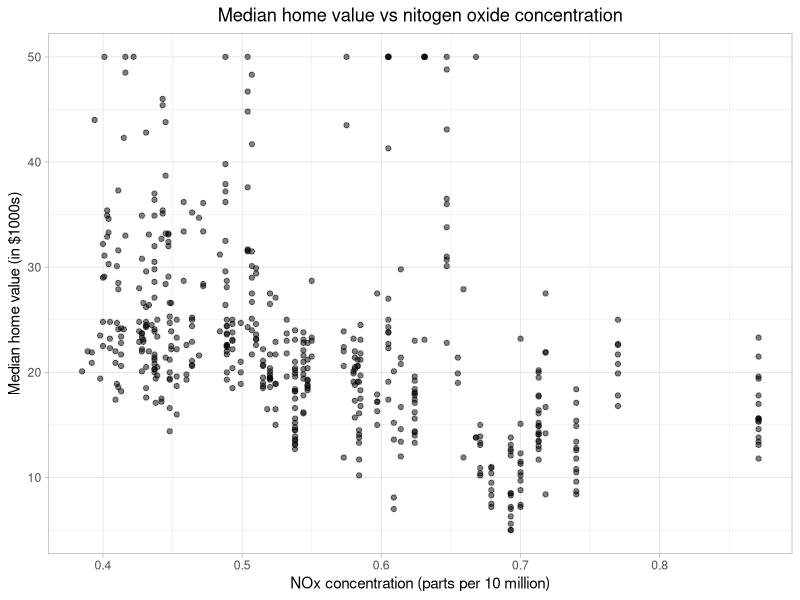
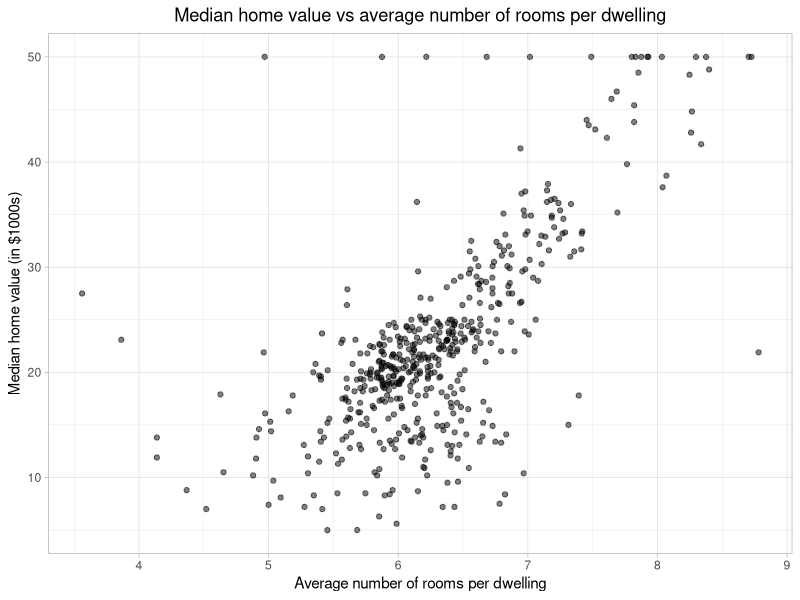

Reproduce these figures in R, in order.
## ---- chunk 1
library(MASS)
?Boston
Boston <- Boston
## ---- chunk 2
# Create the first scatterplot 
library(ggplot2)
plot1 <- ggplot(Boston, aes(x=nox, y=medv)) + geom_point(alpha=.5)
plot1 + labs(title="Median home value vs nitogen oxide concentration", 
         y="Median home value (in $1000s)", x="NOx concentration (parts per 10 million)") + 
  theme_light() + theme(plot.title = element_text(hjust = 0.5)) 
## ---- chunk 3
# Create the second scatterplot
library(ggplot2)
plot2 <- ggplot(Boston, aes(x=rm, y=medv)) + geom_point(alpha=.5)
plot2 + labs(title="Median home value vs average number of rooms per dwelling", 
         y="Median home value (in $1000s)", x="Average number of rooms per dwelling") + 
  theme_light() + theme(plot.title = element_text(hjust = 0.5)) 
## ---- chunk 4
sum(Boston[,"chas"])
## ---- chunk 5
median(Boston[,"ptratio"])
